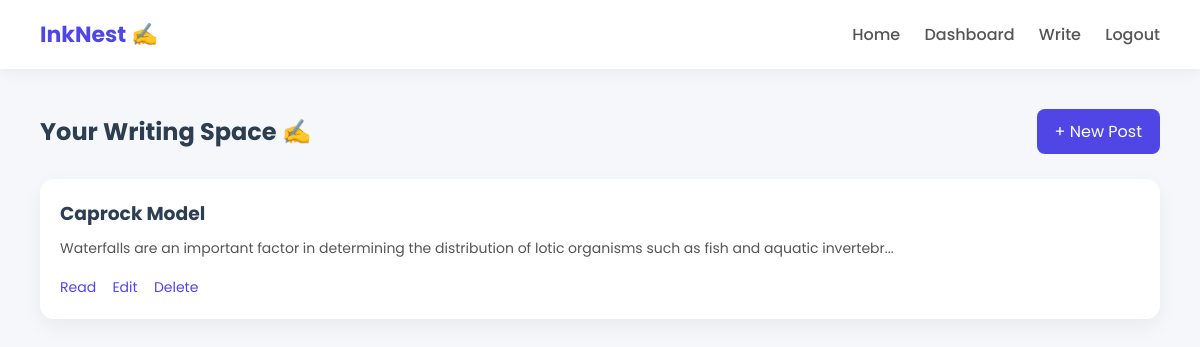
The app's page /dashboard (signed in) with its own data.
### app.py (models this page shows)
class Post(db.Model):
    id = db.Column(db.Integer, primary_key=True)
    title = db.Column(db.String(200))
    content = db.Column(db.Text)
    summary = db.Column(db.Text)
    user_id = db.Column(db.Integer, db.ForeignKey('user.id'))

### app.py (the view)
@app.route('/dashboard')
@login_required
def dashboard():
    posts = Post.query.filter_by(user_id=current_user.id).all()
    return render_template("dashboard.html", posts=posts)

### app.py (called while the page is built)
@login_manager.user_loader
def load_user(user_id):
    return User.query.get(int(user_id))

### templates/dashboard.html
{% extends 'base.html' %}
{% block content %}
<div class="dashboard">
    <div class="dashboard-header">
        <h2>Your Writing Space ✍️</h2>
        <a href="/create" class="btn">+ New Post</a>
    </div>
    {% if posts %}
        <div class="posts">
            {% for post in posts %}
                <div class="card">
                    <h3>{{ post.title }}</h3>
                    <p>{{ post.content[:120] }}...</p>
                    <div class="actions">
                        <a href="/post/{{ post.id }}">Read</a>
                        <a href="/edit/{{ post.id }}">Edit</a>
                        <a href="/delete/{{ post.id }}">Delete</a>
                    </div>
                </div>
            {% endfor %}
        </div>
    {% else %}
        <p class="empty">You haven’t written anything yet. Start your first story 🚀</p>
    {% endif %}
</div>
{% endblock %}

### static/css/style.css (style rules this page uses)
* { margin: 0; padding: 0; box-sizing: border-box; }
body { font-family: 'Poppins', sans-serif; background: #f5f7fb; color: #2c3e50; }
.btn { display: inline-block; padding: 10px 18px; background: #4f46e5; color: white; border-radius: 8px; text-decoration: none; transition: 0.3s; }
.posts { display: grid; grid-template-columns: repeat(auto-fit, minmax(280px, 1fr)); gap: 20px; }
.card { background: white; padding: 20px; border-radius: 14px; box-shadow: 0 8px 20px rgba(0,0,0,0.05); transition: 0.3s; }
.card h3 { margin-bottom: 10px; }
.card p { font-size: 14px; color: #555; }
.actions { margin-top: 15px; }
.actions a { margin-right: 12px; font-size: 14px; color: #4f46e5; text-decoration: none; }
.dashboard-header { display: flex; justify-content: space-between; align-items: center; margin-bottom: 25px; }

### records on screen
Post: title "Caprock Model", content "Waterfalls are an important factor in determining the distribution of lotic organisms such as fish and aquatic invertebr"
